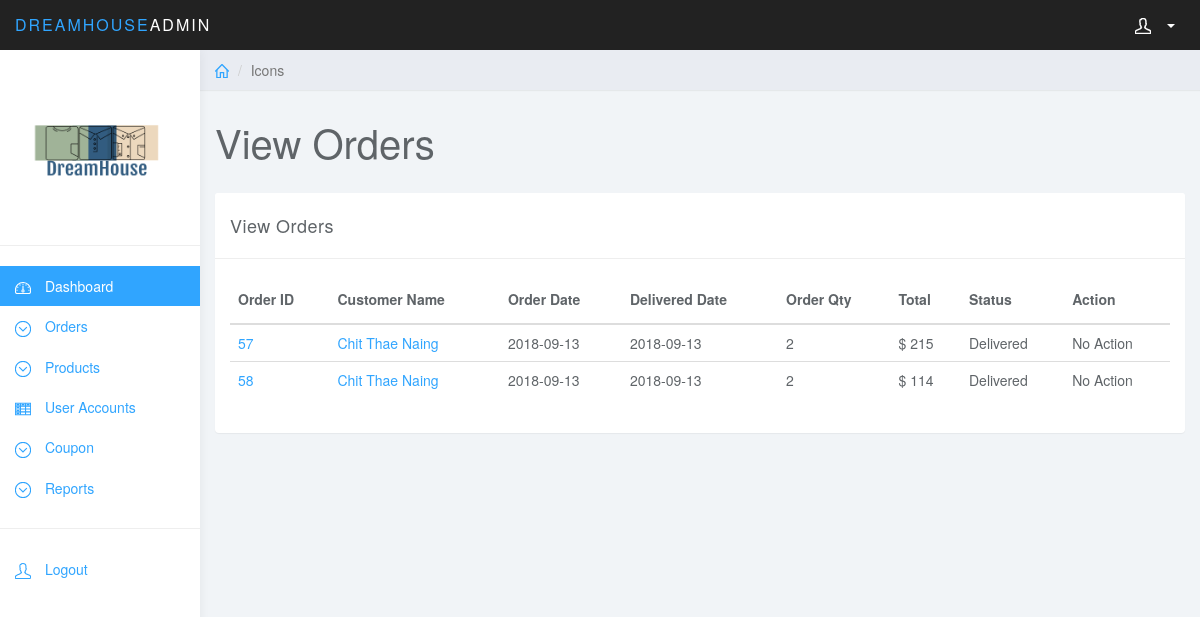
Page /admin/vieworders.php on the committed database.
### tables this page shows
CREATE TABLE `orders` (
  `order_id` int(11) NOT NULL,
  `status` varchar(255) NOT NULL,
  `order_date` date NOT NULL,
  `delivered_date` date NOT NULL,
  `qty` int(11) NOT NULL,
  `total_price` int(11) NOT NULL,
  `customer_acc_id` int(11) NOT NULL
);

CREATE TABLE `customer_accounts` (
  `customer_acc_id` int(11) NOT NULL,
  `first_name` varchar(255) NOT NULL,
  `last_name` varchar(255) NOT NULL,
  `email` varchar(255) NOT NULL,
  `password` varchar(255) NOT NULL,
  `gender` varchar(255) NOT NULL,
  `registered_date` date NOT NULL
);

### functions.php (called while the page is built, shortened)
<?php
	function get($query,$conn){
		try{
			$stmt = $conn->prepare($query);
			$stmt->execute();
			return $stmt;
		}catch(PDOException $e){
			$e->getMessage();
		}
	}
?>

### admin/vieworders.php (the view, shortened to what this page needs)
<?php session_start();
include '../functions.php';
$conn = connect();
if($conn){
	$query = 'Select * from orders left join customer_accounts on orders.customer_acc_id = customer_accounts.customer_acc_id';
	$result = get($query,$conn);
}
?>
<!DOCTYPE html>
<html>
<head>
<link href="css/bootstrap.min.css" rel="stylesheet">
<link href="css/datepicker3.css" rel="stylesheet">
<link href="css/styles.css" rel="stylesheet">
</head>
<body>
	<?php include 'sidebar.php'; ?>
	<div class="col-sm-9 col-sm-offset-3 col-lg-10 col-lg-offset-2 main">
		<div class="row">
			<ol class="breadcrumb">
				<li><a href="#"><svg class="glyph stroked home"><use xlink:href="#stroked-home"></use></svg></a></li>
				<li class="active">Icons</li>
			</ol>
		</div>
		<div class="row">
			<div class="col-lg-12">
				<h1 class="page-header">View Orders</h1>
			</div>
		</div>
		<div class="row">
			<div class="col-md-12">
				<div class="panel panel-default">
					<div class="panel-heading">View Orders</div>
					<div class="panel-body">
						<table class="table">
						    <thead>
						    <tr>
						    	<th>Order ID</th>
						        <th>Customer Name</th>
						        <th>Order Date</th>
						        <th>Delivered Date</th>
						        <th>Order Qty</th>
						        <th>Total</th>
						        <th>Status</th>
						        <th>Action</th>
						    </tr>
						    </thead>
						    <tbody>
						    	<tbody>
                        <?php while($row = $result->fetch()): ?>
                            <tr>
                        		<td><a href="vieworderitems.php?orderid=<?=$row['order_id']; ?>"><?=$row['order_id']; ?></a></td>
                                <td><a href="customerDeliveryDetails.php?orderid=<?=$row['order_id']?>"><?=$row['first_name']." ".$row['last_name'];?></a></td>
                                <td><?=$row['order_date'];?></td>
                                <td><?=$row['delivered_date'];?></td>
                                <td><?=$row['qty']; ?></td>
                                <td>$ <?=$row['total_price'];?></td>
                                <td><?= ($row['status'] == 0)?'In Progress':'Delivered';?></td>
                                <?php if($row['status'] == 0): ?>
                                <td><a href='orderstatus.php?id=<?=$row['order_id'];?>&status=1'>Mark as Delivered</a></td>
                                <?php else: ?>
                                <td>No Action</td>
                            	<?php endif; ?>
                                </tr>
                            <?php endwhile; ?>
						    </tbody>
						</table>
					</div>
				</div>
			</div>
		</div>
	</div>
</body>
</html>

### admin/css/styles.css (style rules this page uses)
body { background: #f1f4f7; padding-top: 50px; color: #5f6468; }
a, a:hover, a:focus { color: #30a5ff; }
h1, h2, h3, h4, h5, h6 { color: #5f6468; }
h1 { font-weight: 300; font-size: 40px; }
.panel { border: 0; }
.panel-heading { font-size: 18px; font-weight: 300; letter-spacing: 0.025em; height: 66px; line-height: 45px; }
.panel-default .panel-heading { background: #fff; border-bottom: 1px solid #eee; color: #5f6468; }
.breadcrumb { border-radius: 0; padding: 10px 15px; background: #e9ecf2; box-shadow: 0 1px 1px rgba(0, 0, 0, .05); margin: 0 ; }
h1.page-header { margin-top: 30px; border-bottom: 0; }
.table { background: #fff; }
.table>thead>tr>th { border-bottom: 1px solid #e6e7e8; vertical-align: middle; height: 50px; }
.breadcrumb .glyph { height: 14px; width: 14px; margin: -2px 0 0 0; stroke-width: 4px; }

### rows in the picture
orders: order_id "57", customer_acc.first_name "Chit Thae", customer_acc.last_name "Naing", order_date "2018-09-13", delivered_date "2018-09-13", qty "2", total_price "215", status "Delivered"
orders: order_id "58", customer_acc.first_name "Chit Thae", customer_acc.last_name "Naing", order_date "2018-09-13", delivered_date "2018-09-13", qty "2", total_price "114", status "Delivered"
